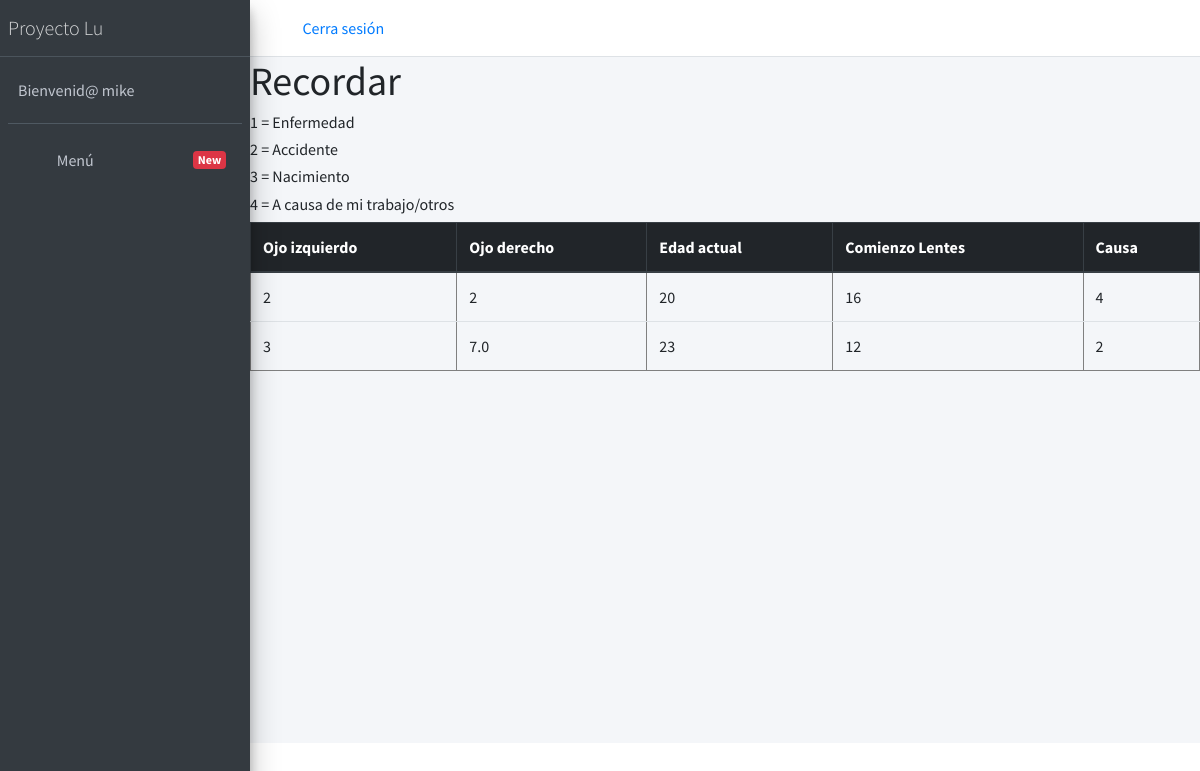
/sala_registros (signed in), run on the app's committed database.
### administrador/models.py (models this page shows)
class DatosUsuario(models.Model):
    graduacion_ojo_izquierdo = models.CharField(max_length=500)
    graduacion_ojo_derecho = models.CharField(max_length=500)
    edad_actual = models.IntegerField()
    edad_empezo_lentes = models.IntegerField()
    causa_uso_lentes = models.IntegerField(choices = CAUSAS,blank= True)

### administrador/views.py (the view)
# urls.py: path('sala_registros', views.sala_registros, name='sala_registros'),
@login_required(login_url='/Presentacion')
def sala_registros(request):
    registros_listos= DatosUsuario.objects.filter()
    context ={
        'registros_listos' : registros_listos
    }
    return render(request, 'OtrasRutas/registros.html', context)

### templates/OtrasRutas/registros.html
{% extends 'Admin/index.html' %}
{% block opciones %}
<h1> Recordar </h1>
<h6> 1 =  Enfermedad </h6>
<h6> 2 =  Accidente </h6>
<h6> 3 =  Nacimiento </h6>
<h6> 4 =  A causa de mi trabajo/otros </h6>
{% endblock %}
{% block contenido %}
<table border="1" class="table">
    <thead class="thead-dark">
        <tr>
            <th scope="col">Ojo izquierdo</th>
            <th scope="col">Ojo derecho</th>
            <th scope="col">Edad actual</th>
            <th scope="col">Comienzo Lentes</th>
            <th scope="col">Causa</th>
        </tr>
    </thead>
    <tbody>
        {% for registro in registros_listos %}
        <tr>
            <td scope="row">{{ registro.graduacion_ojo_izquierdo }} </td>
            <td scope="row">{{ registro.graduacion_ojo_derecho }} </td>
            <td scope="row">{{ registro.edad_actual }} </td>
            <td scope="row">{{ registro.edad_empezo_lentes }} </td>
            <td scope="row">{{ registro.causa_uso_lentes }} </td>
        </tr>
        {% endfor %}
    </tbody>
</table>
{% endblock %}

### templates/Admin/index.html (shortened to what this page needs)
{% load static %}
<!DOCTYPE html>
<html lang="en">
<head>
  <link rel="stylesheet" href="https://stackpath.bootstrapcdn.com/bootstrap/4.5.2/css/bootstrap.min.css">
  <link rel="stylesheet" href="{% static 'Admin-statics/plugins/fontawesome-free/css/all.min.css' %}">
  <link rel="stylesheet" href="https://code.ionicframework.com/ionicons/2.0.1/css/ionicons.min.css">
  <link rel="stylesheet" href="{% static 'Admin-statics/plugins/tempusdominus-bootstrap-4/css/tempusdominus-bootstrap-4.min.css' %}">
  <link rel="stylesheet" href="{% static 'Admin-statics/plugins/icheck-bootstrap/icheck-bootstrap.min.css' %}">
  <link rel="stylesheet" href="{% static 'Admin-statics/plugins/jqvmap/jqvmap.min.css' %}">
  <link rel="stylesheet" href="{% static 'Admin-statics/dist/css/adminlte.min.css' %}">
  <link rel="stylesheet" href="{% static 'Admin-statics/plugins/overlayScrollbars/css/OverlayScrollbars.min.css' %}">
  <link rel="stylesheet" href="{% static 'Admin-statics/plugins/daterangepicker/daterangepicker.css' %}">
  <link rel="stylesheet" href="{% static 'Admin-statics/plugins/summernote/summernote-bs4.min.css' %}">
</head>
<body class="hold-transition sidebar-mini layout-fixed">
<div class="wrapper">
  <nav class="main-header navbar navbar-expand navbar-white navbar-light">
    <ul class="navbar-nav">
      <li class="nav-item">
        <a class="nav-link" data-widget="pushmenu" href="#" role="button"><i class="fas fa-bars"></i></a>
      </li>
    </ul>
    <ul class="navbar-nav">
      <li class="nav-item">
        <a href="{% url 'cerrar_sesion' %}"> Cerra sesión</a>
      </li>
    </ul>
  </nav>
  <aside class="main-sidebar sidebar-dark-primary elevation-4">
    <a href="index3.html" class="brand-link">
      <span class="brand-text font-weight-light">Proyecto Lu</span>
    </a>
    <div class="sidebar">
      <div class="user-panel mt-3 pb-3 mb-3 d-flex">
        <div class="info">
          <a href="#" class="d-block">Bienvenid@ {{ request.user }}</a>
        </div>
      </div>
      <nav class="mt-2">
        <ul class="nav nav-pills nav-sidebar flex-column" data-widget="treeview" role="menu" data-accordion="false">
          <li class="nav-item">
            <a href="{% url 'sala_administrador' %}" class="nav-link">
              <i class="nav-icon fas fa-th"></i>
              <p>
                Menú
                <span class="right badge badge-danger">New</span>
              </p>
            </a>
          </li>
      </nav>
    </div>
  </aside>
  <div class="content-wrapper">
    {% block opciones %}{% endblock %}
        {% block contenido %}{% endblock %}
      </div>
  </div>
</body>
</html>

### data on the page
DatosUsuario: graduacion_ojo_izquierdo "2", graduacion_ojo_derecho "2", edad_actual "20", edad_empezo_lentes "16", causa_uso_lentes "4"
DatosUsuario: graduacion_ojo_izquierdo "3", graduacion_ojo_derecho "7.0", edad_actual "23", edad_empezo_lentes "12", causa_uso_lentes "2"

### other printed values
{{ request.user }} "mike"
